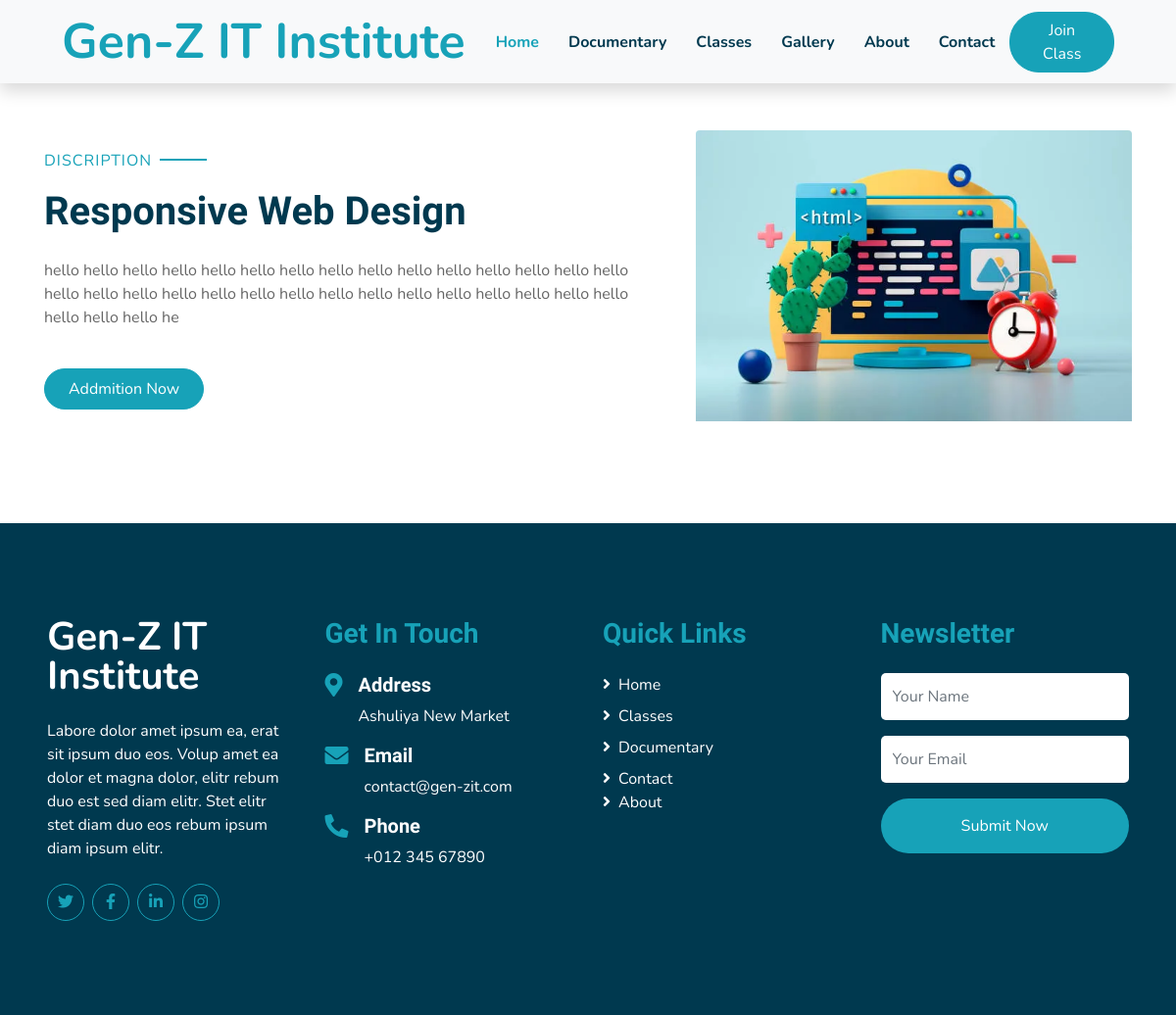
/class/4, run on the app's committed database.
### course/models.py (models this page shows, shortened)
class courseModel(models.Model):
    title=models.CharField(max_length=30, unique=True)
    image = models.ImageField(upload_to='course')
    description = models.TextField(max_length=200, unique=True)
    duration = models.CharField(max_length=10)
    classNumber = models.IntegerField()
    price = models.IntegerField()

### course/views.py (the view)
# urls.py: path('<int:id>', singleCourse, name='sc'),
def singleCourse(request, id):
    singleIdCourse = get_object_or_404(courseModel, pk=id)
    context={
        'course':singleIdCourse,
    }
    return render(request,'singlecourse.html', context)

### templates/singlecourse.html (shortened to what this page needs)
{% extends 'base/core.html' %}
{% load static %}
{% block body %}
    <div class="container-fluid py-5">
        <div class="container">
            <div class="row align-items-center">
                <div class="col-lg-7 mb-5 mb-lg-0">
                    <p class="section-title pr-5"><span class="pr-2">Discription</span></p>
                    <h1 class="mb-4">{{ course.title }}</h1>
                    <p>{{ course.description }}</p>
                    <a href="{% url 'booking' %}" class="btn btn-primary mt-4 py-2 px-4">Addmition Now</a>
                </div>
                <div class="col-lg-5">
                    <img class="card-img-top mb-2" src="{{ course.image.url }}" alt="">
                </div>
            </div>
        </div>
    </div>
{% endblock %}

### data on the page
courseModel: title "Responsive Web Design", description "hello hello hello hello hello hello hello hello hello hello hello hello hello hello hello hello hello hello hello hello hello hello hello hello hello hello hello hello hello hello hello hello hello he", image (picture)
